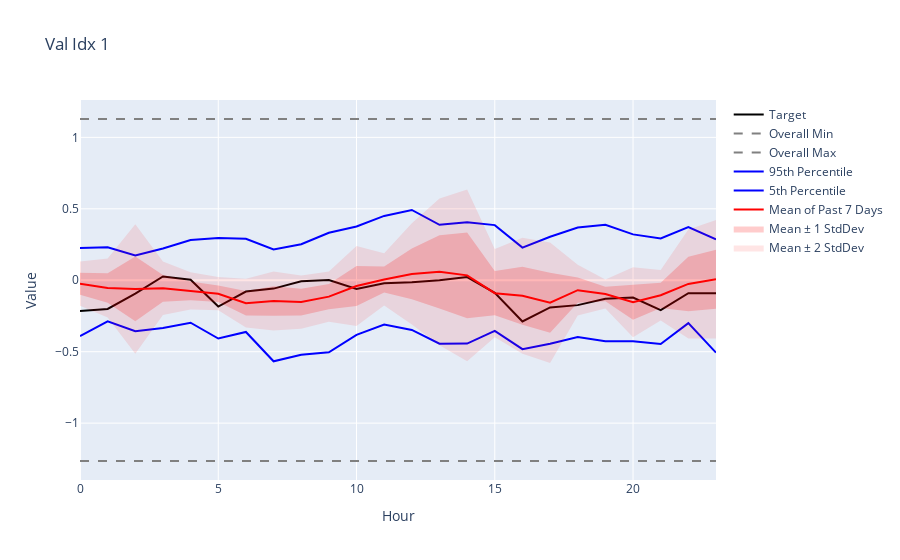

Here is the notebook cell this chart was saved with:
### Code cell
fig = plot_val_with_std_band(model, X, val_dataset, latent_dim, 1, 1000)
if fig: fig.show()
